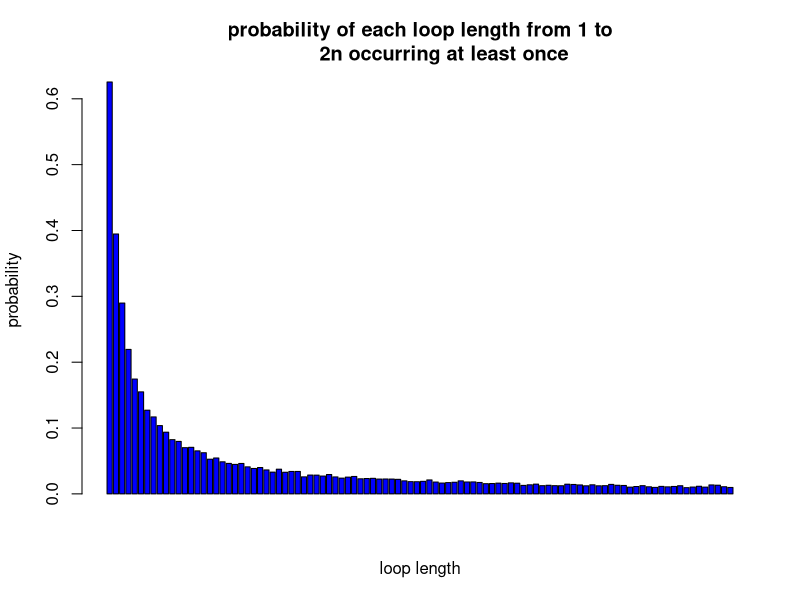

Here is the R script that generated this plot:


Pone <- function(n,k,strategy, nreps){ #A function to calculate the probability that one prisoner finds his number 
  #given n- number of tries(max number of boxes he can open), k-prisoner's number, the strategy and number of iterations
  N <- 2*n 
  results = rep(0,nreps)  #initialise vector of results
  if(strategy != 3){  #for strategies except strategy 3 (that is, 1 and 2)
    for(i in 1:nreps) {  #loop over nreps
      boxes = sample(1:N,N) #sample boxes
     #we have 2*n prisoners
      foundIt = 0 #initialise number of prisoners who found their numbers
      #loop over prisoners
        tries = 1
        if(strategy == 1){  #consider a strategy 1
          path = c(k) #keep track of the path of a prisoner
          inBox = boxes[k] # prisoner opens a box with his number
        }else if(strategy == 2){ #consider a strategy 2
          path = c(sample(1:N,1)) #sample random box  
          inBox = boxes[path]  #firstly prisoner opens a random box
        }
        while(tries <= n) { #prisoners can open at most n boxes
          path = c(path, inBox) 		#keep track of a path	 			
          if(inBox == k) { 	#check if the number inside of the box coincides with the prisoner's number		
            foundIt = foundIt + 1   #if yes then update foundIt
            break; 			} 
          else { 					
            inBox = boxes[inBox] 			} #if no, then follow this number in the next box
          tries = tries+1 		} 		 		#update number of tries
      
      results[i] = foundIt  #how many prisoners found their numbers
    }
  }else{ #strategy3
    for(i in 1:nreps) {
      inboxes <- sample(1:N,N)[1:n]  # we randomly choose n boxes with n cards in them
      results[i] <- match(k,inboxes) #check if the prisoner finds his number and repeat it nrep number of times and store each result in results[i]
                                     #if a prisoner finds his number it will be an integer, otherwise NA 
      results <- length(results[which(is.na(results)== FALSE)])#we count how many results are integers. In other words in nreps times of simulation how many times  
                                                               #a prisoner with number k found his number
    }       
  }
  
  prob = sum(results)/(nreps)
  
  return(prob)
}




Pall <- function(n, strategy, nreps){#A function to calculate the probability of all prisoners finding their numbers given #given n -number of tries(max of boxes they can open), the strategy and number of iterations
  N <- 2*n #number of prsioners
  results = rep(0,nreps) #initialising results to 0
  if(strategy != 3){ #consider a strategy different from 3, that is, strategies 1 and 2
    for(i in 1:nreps) { #loop over iterations
      boxes = sample(1:N,N) #sample boxes
      prisoners = 1:N #we have N prisoners
      foundIt = 0 #initialising number of prisoners who found their numbers to zero
      for(prisoner in prisoners) {#loop over all prisoners
        tries = 1 
        
        if(strategy == 1){ #consider strategy1
        path = c(prisoner) #keep track of a path of a prisoner
        inBox = boxes[prisoner] #prisoner opens the box with his number on it
        }else if(strategy == 2){ #consider strategy2
          path = c(sample(1:N,1)) #sample boxes
          inBox = boxes[path]#keep track of a path of a prisoner
        }
        
        while(tries <= n) { #while prisoner does not open at most n boxes
          path = c(path, inBox) #keep track of the path of a prisoner			 			
          if(inBox == prisoner) { 	#check if the card inside of a box coincides with the prisoner's number			
            foundIt = foundIt + 1 	#if yes, update	foundIt		
            break; 			} 
          else { 					
            inBox = boxes[inBox] 			} #if no, follow this number in the next box				
          tries = tries+1 		} 		#update tries 		
      }
      
      
      results[i] = foundIt #gives overall result of all prisoners who found their numbers 
    }
  }else{
    for(i in 1:nreps) {#loop over iterations
      prisoners <- 1:N #we have N prisoners
      temp <- numeric(N)#temporary
      
      for(j in prisoners){
        inboxes <- sample(1:N,N)[1:n]#we randomly choose n boxes with n cards in them
        temp[j] <- match(j,inboxes)#check if the jth prisoner finds his number and repeat it nreps times and store the result in temp
                                   #if the prisoner finds his number temp[j] will be an integer otherwise NA 
      }
      temp <- na.omit(temp) #drop all NA's 
      results[i] <- N-length(attributes(temp)$na.action) #N indicates the number of prisoners who did not find their number
                                                         #results shows how many prisoners found their numbers in ith simulation 
    }
    
    
  }
  
  prob = length(which(results==2*n))/nreps
  
  return(prob)
}



success_prob <- function(n,nreps){ 
  for (strategy in 1:3){ #loop over the strategies
    cat('In strategy', strategy,':',fill = TRUE)
    cat(" P(a single prisoner's success)=", {Pone(n,1,strategy,nreps)},fill = TRUE)
    cat(" P(all prisoners' success)=", {Pall(n,strategy,nreps)},fill = TRUE)
  }
}
success_prob(5,10000)
success_prob(50,10000)
# In strategy 1, the probability of all prisoners getting free is 30.63%, but in other two strategies, the probabilities that they will be free are 0.




dloop <- function(n, nreps){ #creating the function dloop that takes number of boxes and number of iterations
  count_0 = rep(0, n*2) # initialise vector of length 2*n
  
  for (reps in 1:nreps){ #loop over nreps
    count_1 = rep(0, n*2) #initialise vector counting length of a loop 
    boxes = sample(n*2,n*2) #sample boxes 
   
    
    iteration_num = c() #initialising vector of numbers we will perform iterations over
    for (k in 1:(2*n)){ #loop over 2*n boxes 
      cycles = c() 
      if ((k %in% iteration_num) == FALSE){  #check if k coincides with the numbers over which we perform iterations
        cycles = append(cycles, k) #if not then append this value to that loop
        next_box = boxes[k] #follow the prisoner's number in next box
        while (next_box != k){ #we append the next boxes to the cycle until in one of the boxes we find the prisoner's number
                               #if we find the number the cycle is closed and we are done
          cycles = append(cycles, next_box)  #add next box to the cycle
          next_box =boxes[next_box] 
        }
        count_1[length(cycles)]=count_1[length(cycles)]+1 # count  number of boxes in cycles
        iteration_num = append(iteration_num, cycles) 
      }
    }
    index_0 = grep(0, count_1)
    count_0[index_0]=count_0[index_0]+1
  }
  prob_0 <- count_0/nreps #probability of a non-repeated loops (0 time)
  prob_1 <- 1- prob_0 #probability of an each loop 1:2n at least once
  return(prob_1)
}

prob <- dloop(50, 10000) 
barplot(prob,ylab = 'probability',xlab = 'loop length',col = 'blue',main = 'probability of each loop length from 1 to
        2n occurring at least once') #displaying barplot of probabilities

1-sum(prob[51:100]) #probability that there is no loop length greater than 50 


#Since the prisoner starts on the box of their own number they are, on the cycle that contains their card 

#By following the cycle around they will eventually end up at their card.

#The only issue is if prisoners can find their numbers before n boxes are opened.
#In fact, the maximum cycle length should be less than or equal to 50, and there can only be one cycle in any set that has a cycle greater than fifty and 
#after calculating the probability we get 0.319
# about 30 percent of the time, the length of the maximum chains formed will be less than 50 boxes and so all prisoners will be able to find their numbers before they open more than 50 boxes
